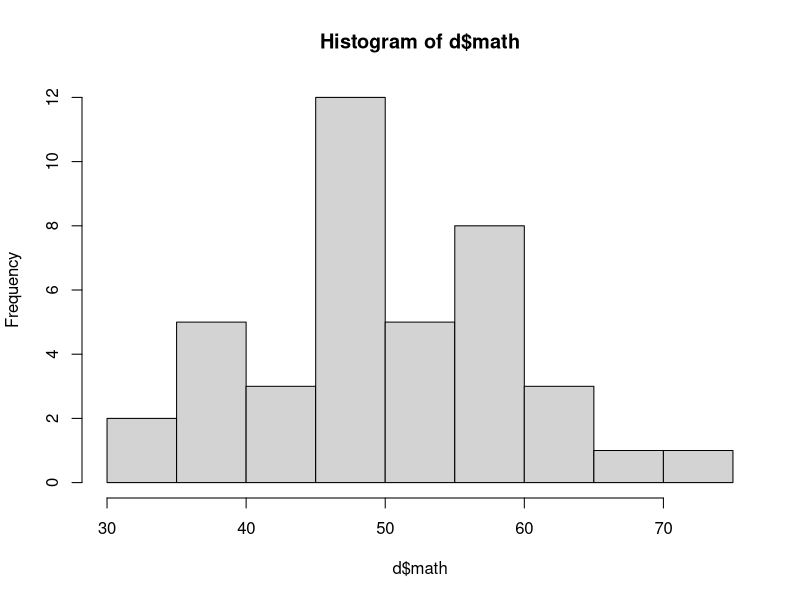

Write R code to recreate this figure.
# Script1. Randomized experiment (under construction) 
#
# The simulated scenario is a simple randomized experiment on the effect of extra 
# music lessons on math performance.
#
# Simulated variables:
#  1. Independent variable: At the start of grade 6, all children at a specific 
#     school are randomly assigned to receive either extra music lessons (treatment) 
#     or no extra music lessons (control).    
#  2. Background (or pre-treatment) variable: Socioeconomic status, defined based 
#     on residential area (either high-income or low-income area). 
#  3. Outcome variable: Score on math test taken at the end of the semester.
#
# Mats Nilsson (mats.nilsson@psychology.su.se), revised: 2016-10-29

# To be started at REX001 ...


# Clear things and set random seed ---------------------------------------------
rm(list = ls())
graphics.off()
cat("\014")
set.seed(123)
# ------------------------------------------------------------------------------


# Simulate data ----------------------------------------------------------------
n <- 40  # Sample size

id <- 1:n # Unique id number for each participant

# Random assignment
rand_assign <- sample(c(0, 1), replace = TRUE, size = n) # Bernoulli trial method

# Music lessons (for the moment assuming 100 % compliance)
music_lessons <- rand_assign

# Performance math test (for the moment assuming independent of treatment)
math <- rnorm(n, m = 50, sd = 10)  # Math test, mean = 50; sd = 10

# Make data set
d <- data.frame(id, rand_assign, music_lessons, math)
# ------------------------------------------------------------------------------


# Check data -------------------------------------------------------------------
summary(d)
hist(d$math)
t.test(d$math ~ d$music_lessons)
# ------------------------------------------------------------------------------
